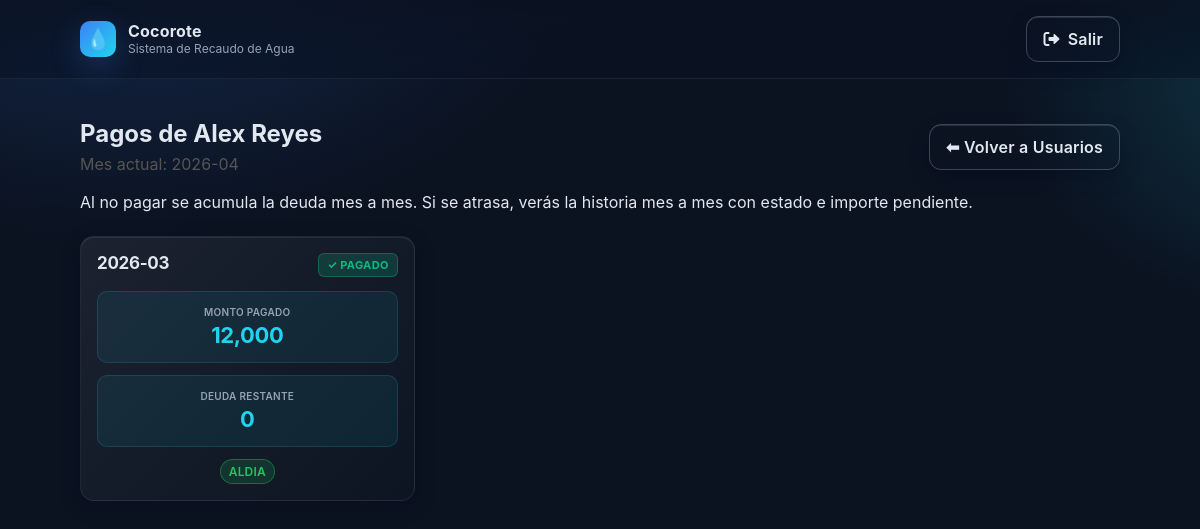
Screenshot of /users/22 (signed in) with the database file from the repository.
### tables this page shows
CREATE TABLE usuarios (
            id INTEGER PRIMARY KEY AUTOINCREMENT,
            nombre TEXT NOT NULL
        , saldo_favor INTEGER DEFAULT 0);

CREATE TABLE pagos (
            id INTEGER PRIMARY KEY AUTOINCREMENT,
            usuario_id INTEGER,
            mes TEXT,
            valor INTEGER,
            pagado INTEGER,
            estado TEXT,
            FOREIGN KEY(usuario_id) REFERENCES usuarios(id)
        );

### app.py (the view)
@app.route("/users/<int:user_id>", methods=["GET"])
@login_required
def user_detail(user_id):
    conn = get_db_connection()
    usuario = conn.execute("SELECT id, nombre FROM usuarios WHERE id = ?", (user_id,)).fetchone()
    pagos = conn.execute(
        "SELECT id, mes, valor, pagado, estado FROM pagos WHERE usuario_id = ? ORDER BY id DESC",
        (user_id,)
    ).fetchall()
    conn.close()
    if not usuario:
        return redirect(url_for("users"))
    current_month = datetime.now().strftime("%Y-%m")
    return render_template("user_detail.html", usuario=usuario, pagos=pagos, current_month=current_month)

### app.py (called while the page is built)
def login_required(view):
    @wraps(view)
    def wrapped_view(*args, **kwargs):
        if not session.get("user"):
            return redirect(url_for("login", next=request.path))
        return view(*args, **kwargs)
    return wrapped_view

### database/database.py (called while the page is built)
def get_db_connection():
    db_path = os.path.join(os.path.dirname(__file__), 'aldiaapp.db')
    conn = sqlite3.connect(db_path)
    conn.row_factory = sqlite3.Row
    return conn

### templates/user_detail.html (shortened to what this page needs)
<!DOCTYPE html>
<html lang="es">
<head>
    <link rel="stylesheet" href="{{ url_for('static', filename='css/style.css') }}">
    <link rel="stylesheet" href="https://cdnjs.cloudflare.com/ajax/libs/font-awesome/6.0.0/css/all.min.css">
</head>
<body>
<header class="site-header">
  <div class="brand">
    <div class="logo" aria-hidden="true">💧</div>
    <div class="brand-text">
      <span class="brand-title">Cocorote</span>
      <span class="brand-subtitle">Sistema de Recaudo de Agua</span>
    </div>
    {% if session.get('user') %}
      <a class="btn ghost" href="{{ url_for('logout') }}"><i class="fas fa-sign-out-alt"></i> Salir</a>
    {% endif %}
  </div>
</header>
<main class="container">
  <section style="margin:8px 0 18px; display:flex; justify-content:space-between; align-items:center; gap:12px; flex-wrap:wrap;">
    <div>
      <h1 style="margin:0;">Pagos de {{ usuario['nombre'] }}</h1>
      <p style="margin:6px 0 0; color:#555;">Mes actual: {{ current_month }}</p>
    </div>
    <a class="btn ghost" href="{{ url_for('users') }}">⬅ Volver a Usuarios</a>
  </section>
  <p style="margin-bottom:16px;">Al no pagar se acumula la deuda mes a mes. Si se atrasa, verás la historia mes a mes con estado e importe pendiente.</p>
  <div class="pagos-grid">
    {% for p in pagos %}
    <div class="pago-card">
      <div class="pago-header">
        <h3 class="pago-mes">{{ p['mes'] }}</h3>
        <div class="pago-status">
          {% if p['pagado'] %}
            <span class="status-paid">✓ Pagado</span>
          {% else %}
            <span class="status-unpaid">✗ No pagado</span>
          {% endif %}
        </div>
      </div>
      <div class="pago-body">
        <div class="pago-valor">
          <span class="pago-valor-label">Monto pagado</span>
          <span class="pago-valor-amount">{{ '{:,.0f}'.format(p['valor']) }}</span>
        </div>
        <div class="pago-valor">
          <span class="pago-valor-label">Deuda restante</span>
          <span class="pago-valor-amount">{{ '{:,.0f}'.format(12000 - p['valor']) }}</span>
        </div>
        <div class="pago-estado">
          {% set est = p['estado'] or '-' %}
          {% if est in ['aldia','parcial','pendiente'] %}
            <span class="badge {{ 'status-aldia' if est=='aldia' else 'status-parcial' if est=='parcial' else 'status-pendiente' }}">{{ est }}</span>
          {% else %}
            <span class="pago-estado-default">{{ est }}</span>
          {% endif %}
        </div>
      </div>
    </div>
    {% else %}
    <div class="empty-state">
      <p>📋 Sin pagos registrados</p>
    </div>
    {% endfor %}
  </div>
</main>
</body>
</html>

### static/css/style.css (style rules this page uses)
:root { --bg:#0b1220; --card:#11192b; --muted:#94a3b8; --text:#e2e8f0; --brand:#3b82f6; --brand-600:#2563eb; --brand-700:#1d4ed8; --accent:#22d3ee; --ring: 0 0 0 4px color-mix(in oklab, var(--brand) 20%, transparent); color-scheme: dark; }
* { box-sizing:border-box; }
html,body { height:100%; }
body { font-family: 'Inter', system-ui, -apple-system, Segoe UI, Roboto, Arial, sans-serif; background: radial-gradient(1200px 800px at 10% -10%, rgba(59,130,246,.22), transparent 40%), radial-gradient(800px 600px at 110% 10%, rgba(34,211,238,.18), transparent 40%), var(--bg); color:var(--text); margin:0; -webkit-font-smoothing:antialiased; -moz-osx-font-smoothing:grayscale; }
.site-header { position:sticky; top:0; z-index:10; backdrop-filter:saturate(1.3) blur(8px); background:linear-gradient(180deg, rgba(11,18,32,.85), rgba(11,18,32,.55)); border-bottom:1px solid rgba(148,163,184,.12); }
.brand { max-width:1080px; margin:0 auto; padding:16px 20px; display:flex; align-items:center; gap:12px; }
.logo { width:36px; height:36px; display:grid; place-items:center; background:linear-gradient(135deg, var(--brand), var(--accent)); border-radius:10px; font-size:20px; box-shadow:0 10px 30px rgba(59,130,246,.25); }
.brand-text { display:flex; flex-direction:column; line-height:1; }
.brand-title { font-weight:700; letter-spacing:.2px; }
.brand-subtitle { color:var(--muted); font-size:12px; margin-top:4px; }
.container { max-width:1080px; margin:0 auto; padding:32px 20px; }
.btn { --bg:var(--card); --fg:var(--text); --bd:rgba(148,163,184,.2); display:inline-flex; align-items:center; justify-content:center; gap:8px; text-decoration:none; cursor:pointer; user-select:none; padding:12px 16px; border-radius:12px; border:1px solid var(--bd); transition:all .2s ease; font-weight:600; letter-spacing:.2px; box-shadow:0 1px 0 0 rgba(148,163,184,.2) inset, 0 8px 20px rgba(2,6,23,.24); }
.btn.ghost { background:transparent; color:var(--text); border-color:rgba(148,163,184,.35); }
.badge { display:inline-block; padding:6px 10px; border-radius:8px; font-size:11px; font-weight:700; text-transform:uppercase; letter-spacing:.4px; white-space:nowrap; }
.status-aldia { background:rgba(16,185,129,.15); color:#10b981; border:1px solid rgba(16,185,129,.3); }
.badge { display:inline-block; padding:4px 8px; border-radius:999px; font-size:12px; font-weight:600; letter-spacing:.2px; }
.status-aldia { color:#22c55e; background:rgba(34,197,94,.16); border:1px solid rgba(34,197,94,.4); }
h1 { text-align:inherit; }
.pagos-grid { display:grid; gap:14px; grid-template-columns:1fr; margin-top:24px; }
@media (min-width:640px) { .pagos-grid { grid-template-columns:repeat(2, minmax(0, 1fr)); gap:16px; } }
@media (min-width:1024px) { .pagos-grid { grid-template-columns:repeat(3, minmax(0, 1fr)); gap:18px; } }
.pago-card { background:linear-gradient(135deg, rgba(255,255,255,.07), rgba(255,255,255,.01)); border:1px solid rgba(148,163,184,.12); border-radius:14px; padding:16px; display:flex; flex-direction:column; box-shadow:0 6px 20px rgba(2,6,23,.25), inset 0 1px rgba(255,255,255,.08); transition:all .3s cubic-bezier(0.4, 0, 0.2, 1); }
.pago-header { display:flex; justify-content:space-between; align-items:flex-start; gap:12px; margin-bottom:14px; }
.pago-mes { margin:0; font-size:17px; font-weight:700; letter-spacing:-.3px; line-height:1.2; }
.pago-status { display:flex; gap:4px; align-items:center; }
.status-paid { display:inline-flex; align-items:center; gap:4px; padding:4px 8px; border-radius:6px; background:rgba(16,185,129,.2); color:#10b981; font-size:11px; font-weight:700; text-transform:uppercase; letter-spacing:.3px; border:1px solid rgba(16,185,129,.35); }
.pago-body { display:flex; flex-direction:column; gap:12px; margin-bottom:0; }
.pago-valor { display:flex; flex-direction:column; align-items:center; justify-content:center; padding:14px; background:rgba(34,211,238,.08); border-radius:10px; border:1px solid rgba(34,211,238,.15); }
.pago-valor-label { font-size:10px; color:var(--muted); text-transform:uppercase; letter-spacing:.3px; font-weight:600; margin-bottom:4px; }
.pago-valor-amount { font-size:22px; font-weight:700; color:var(--accent); letter-spacing:-.4px; word-break:break-word; }
.pago-estado { display:flex; justify-content:center; align-items:center; }

### rows the page displays
usuarios: nombre "Alex Reyes"
pagos: mes "2026-03", pagado "✓ PAGADO", valor "12,000", 12000-p['valor'] "0", estado "ALDIA"
